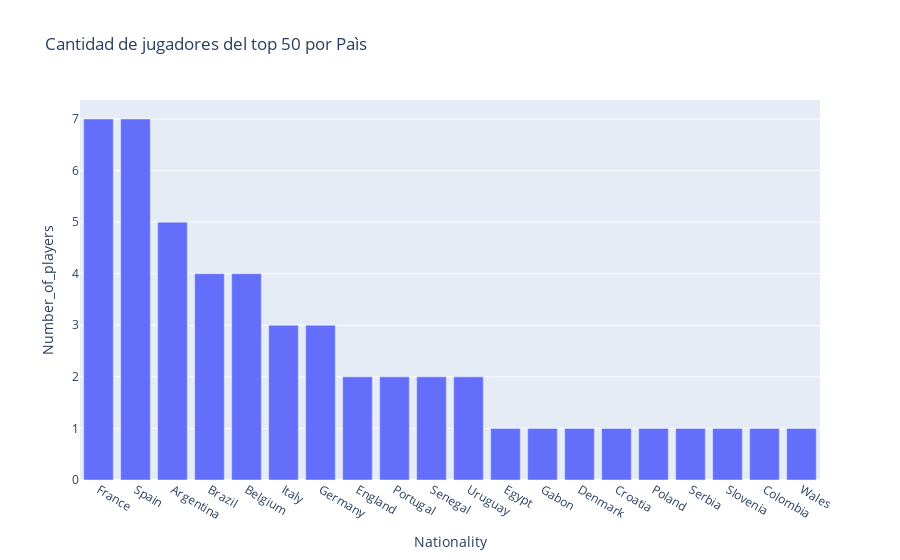

Notebook code for this chart:
### Code cell
fig=px.bar(new_table, x='Nationality', y='Number_of_players', title="Cantidad de jugadores del top 50 por Paìs")
fig.show()

### Figure 1 — Plotly figure (JSON) as saved in the notebook; plotly's stock layout.template omitted (floating-point values rounded to 4 significant figures)
{"data": [{"alignmentgroup": "True", "hovertemplate": "Nationality=%{x}<br>Number_of_players=%{y}<extra></extra>", "legendgroup": "", "marker": {"color": "#636efa", "pattern": {"shape": ""}}, "name": "", "offsetgroup": "", "orientation": "v", "showlegend": false, "textposition": "auto", "type": "bar", "x": ["France", "Spain", "Argentina", "Brazil", "Belgium", "Italy", "Germany", "England", "Portugal", "Senegal", "Uruguay", "Egypt", "Gabon", "Denmark", "Croatia", "Poland", "Serbia", "Slovenia", "Colombia", "Wales"], "xaxis": "x", "y": [7, 7, 5, 4, 4, 3, 3, 2, 2, 2, 2, 1, 1, 1, 1, 1, 1, 1, 1, 1], "yaxis": "y"}], "layout": {"barmode": "relative", "legend": {"tracegroupgap": 0}, "title": {"text": "Cantidad de jugadores del top 50 por Paìs"}, "xaxis": {"anchor": "y", "domain": [0, 1], "title": {"text": "Nationality"}}, "yaxis": {"anchor": "x", "domain": [0, 1], "title": {"text": "Number_of_players"}}}}
